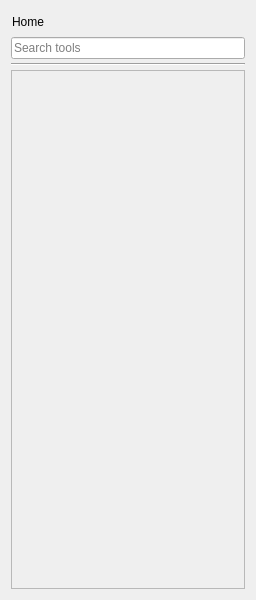
<?xml version="1.0" encoding="UTF-8"?>
<ui version="4.0">
 <class>Sidemenu</class>
 <widget class="QWidget" name="Sidemenu">
  <property name="geometry">
   <rect>
    <x>0</x>
    <y>0</y>
    <width>256</width>
    <height>600</height>
   </rect>
  </property>
  <property name="sizePolicy">
   <sizepolicy hsizetype="Fixed" vsizetype="Preferred">
    <horstretch>0</horstretch>
    <verstretch>0</verstretch>
   </sizepolicy>
  </property>
  <property name="minimumSize">
   <size>
    <width>256</width>
    <height>0</height>
   </size>
  </property>
  <property name="windowTitle">
   <string/>
  </property>
  <layout class="QVBoxLayout" name="verticalLayout">
   <property name="spacing">
    <number>4</number>
   </property>
   <item>
    <widget class="SidemenuItem" name="homeButton">
     <property name="focusPolicy">
      <enum>Qt::NoFocus</enum>
     </property>
     <property name="styleSheet">
      <string notr="true">text-align:left;</string>
     </property>
     <property name="text">
      <string>Home</string>
     </property>
     <property name="icon">
      <iconset theme="home"/>
     </property>
     <property name="checkable">
      <bool>true</bool>
     </property>
     <property name="flat">
      <bool>true</bool>
     </property>
    </widget>
   </item>
   <item>
    <widget class="QLineEdit" name="searchBoxEdit">
     <property name="focusPolicy">
      <enum>Qt::ClickFocus</enum>
     </property>
     <property name="placeholderText">
      <string>Search tools</string>
     </property>
    </widget>
   </item>
   <item>
    <widget class="Line" name="line">
     <property name="orientation">
      <enum>Qt::Horizontal</enum>
     </property>
    </widget>
   </item>
   <item>
    <widget class="QScrollArea" name="scrollArea">
     <property name="widgetResizable">
      <bool>true</bool>
     </property>
     <widget class="QWidget" name="scrollAreaWidgetContents">
      <property name="geometry">
       <rect>
        <x>0</x>
        <y>0</y>
        <width>230</width>
        <height>508</height>
       </rect>
      </property>
     </widget>
    </widget>
   </item>
  </layout>
 </widget>
 <customwidgets>
  <customwidget>
   <class>SidemenuItem</class>
   <extends>QPushButton</extends>
   <header>gui/sidemenu_item.h</header>
  </customwidget>
 </customwidgets>
 <resources/>
 <connections/>
</ui>
